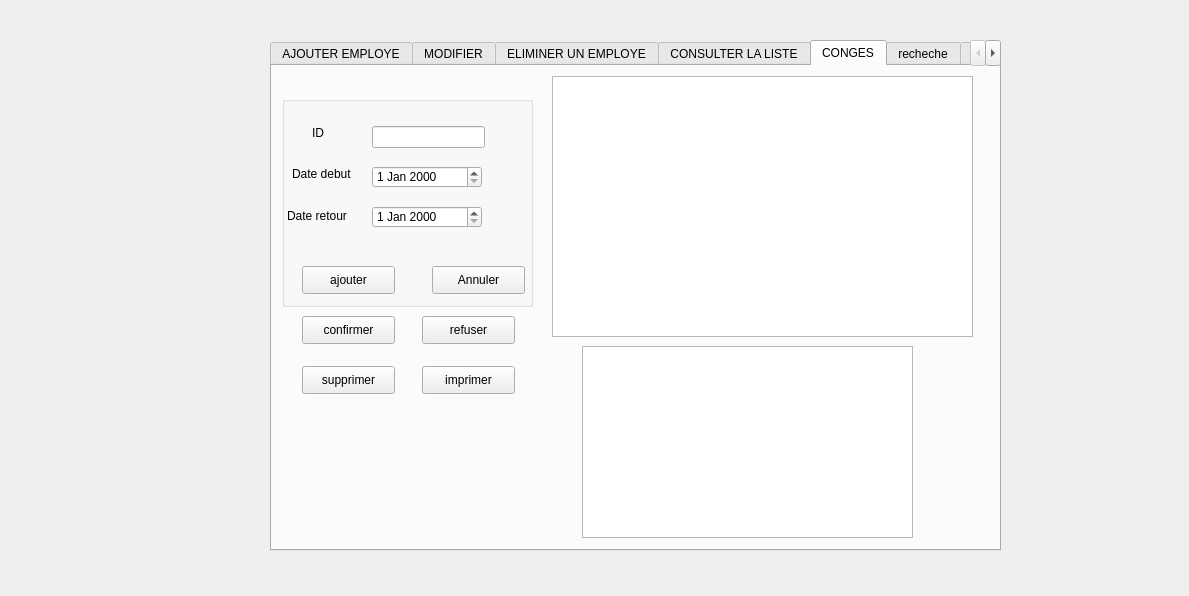
<?xml version="1.0" encoding="UTF-8"?>
<ui version="4.0">
 <class>MainWindow</class>
 <widget class="QMainWindow" name="MainWindow">
  <property name="geometry">
   <rect>
    <x>0</x>
    <y>0</y>
    <width>1189</width>
    <height>596</height>
   </rect>
  </property>
  <property name="windowTitle">
   <string>Gestion des employes</string>
  </property>
  <widget class="QWidget" name="employe">
   <widget class="QTabWidget" name="tabWidget">
    <property name="geometry">
     <rect>
      <x>270</x>
      <y>40</y>
      <width>731</width>
      <height>511</height>
     </rect>
    </property>
    <property name="currentIndex">
     <number>4</number>
    </property>
    <widget class="QWidget" name="AJOUTE">
     <attribute name="title">
      <string>AJOUTER EMPLOYE</string>
     </attribute>
     <widget class="QGroupBox" name="groupBox_5">
      <property name="geometry">
       <rect>
        <x>30</x>
        <y>30</y>
        <width>641</width>
        <height>421</height>
       </rect>
      </property>
      <property name="title">
       <string/>
      </property>
      <widget class="QLabel" name="ID_2">
       <property name="geometry">
        <rect>
         <x>10</x>
         <y>40</y>
         <width>47</width>
         <height>13</height>
        </rect>
       </property>
       <property name="text">
        <string>ID</string>
       </property>
      </widget>
      <widget class="QLabel" name="label_25">
       <property name="geometry">
        <rect>
         <x>10</x>
         <y>80</y>
         <width>47</width>
         <height>13</height>
        </rect>
       </property>
       <property name="text">
        <string>NOM</string>
       </property>
      </widget>
      <widget class="QLabel" name="label_26">
       <property name="geometry">
        <rect>
         <x>10</x>
         <y>120</y>
         <width>81</width>
         <height>16</height>
        </rect>
       </property>
       <property name="text">
        <string>PRENOM</string>
       </property>
      </widget>
      <widget class="QLineEdit" name="lineEdit">
       <property name="geometry">
        <rect>
         <x>140</x>
         <y>40</y>
         <width>113</width>
         <height>20</height>
        </rect>
       </property>
      </widget>
      <widget class="QLineEdit" name="lineEdit_2">
       <property name="geometry">
        <rect>
         <x>140</x>
         <y>80</y>
         <width>113</width>
         <height>20</height>
        </rect>
       </property>
      </widget>
      <widget class="QLineEdit" name="lineEdit_3">
       <property name="geometry">
        <rect>
         <x>140</x>
         <y>120</y>
         <width>113</width>
         <height>20</height>
        </rect>
       </property>
      </widget>
      <widget class="QLabel" name="label_27">
       <property name="geometry">
        <rect>
         <x>10</x>
         <y>190</y>
         <width>81</width>
         <height>16</height>
        </rect>
       </property>
       <property name="text">
        <string>DATE</string>
       </property>
      </widget>
      <widget class="QLabel" name="label_28">
       <property name="geometry">
        <rect>
         <x>10</x>
         <y>150</y>
         <width>81</width>
         <height>16</height>
        </rect>
       </property>
       <property name="text">
        <string>SALAIRE</string>
       </property>
      </widget>
      <widget class="QLineEdit" name="lineEdit_4">
       <property name="geometry">
        <rect>
         <x>140</x>
         <y>150</y>
         <width>113</width>
         <height>20</height>
        </rect>
       </property>
      </widget>
      <widget class="QDateEdit" name="dateEdit">
       <property name="geometry">
        <rect>
         <x>140</x>
         <y>190</y>
         <width>110</width>
         <height>22</height>
        </rect>
       </property>
      </widget>
      <widget class="QLabel" name="label_29">
       <property name="geometry">
        <rect>
         <x>10</x>
         <y>230</y>
         <width>81</width>
         <height>16</height>
        </rect>
       </property>
       <property name="text">
        <string>POSTE</string>
       </property>
      </widget>
      <widget class="QPushButton" name="pushButton_ajouter">
       <property name="geometry">
        <rect>
         <x>260</x>
         <y>290</y>
         <width>75</width>
         <height>23</height>
        </rect>
       </property>
       <property name="text">
        <string>Ajouter</string>
       </property>
      </widget>
      <widget class="QComboBox" name="poste_p">
       <property name="geometry">
        <rect>
         <x>150</x>
         <y>230</y>
         <width>121</width>
         <height>22</height>
        </rect>
       </property>
       <item>
        <property name="text">
         <string>chef</string>
        </property>
       </item>
       <item>
        <property name="text">
         <string>rs</string>
        </property>
       </item>
      </widget>
     </widget>
    </widget>
    <widget class="QWidget" name="tab_6">
     <attribute name="title">
      <string>MODIFIER</string>
     </attribute>
     <widget class="QGroupBox" name="groupBox_6">
      <property name="geometry">
       <rect>
        <x>60</x>
        <y>40</y>
        <width>641</width>
        <height>421</height>
       </rect>
      </property>
      <property name="title">
       <string/>
      </property>
      <widget class="QLabel" name="ID_3">
       <property name="geometry">
        <rect>
         <x>10</x>
         <y>40</y>
         <width>47</width>
         <height>13</height>
        </rect>
       </property>
       <property name="text">
        <string>ID</string>
       </property>
      </widget>
      <widget class="QLabel" name="label_30">
       <property name="geometry">
        <rect>
         <x>10</x>
         <y>80</y>
         <width>47</width>
         <height>13</height>
        </rect>
       </property>
       <property name="text">
        <string>NOM</string>
       </property>
      </widget>
      <widget class="QLabel" name="label_31">
       <property name="geometry">
        <rect>
         <x>10</x>
         <y>120</y>
         <width>81</width>
         <height>16</height>
        </rect>
       </property>
       <property name="text">
        <string>PRENOM</string>
       </property>
      </widget>
      <widget class="QLineEdit" name="lineEdit_11">
       <property name="geometry">
        <rect>
         <x>140</x>
         <y>40</y>
         <width>113</width>
         <height>20</height>
        </rect>
       </property>
      </widget>
      <widget class="QLineEdit" name="lineEdit_12">
       <property name="geometry">
        <rect>
         <x>140</x>
         <y>80</y>
         <width>113</width>
         <height>20</height>
        </rect>
       </property>
      </widget>
      <widget class="QLineEdit" name="lineEdit_13">
       <property name="geometry">
        <rect>
         <x>140</x>
         <y>120</y>
         <width>113</width>
         <height>20</height>
        </rect>
       </property>
      </widget>
      <widget class="QLabel" name="label_32">
       <property name="geometry">
        <rect>
         <x>10</x>
         <y>190</y>
         <width>81</width>
         <height>16</height>
        </rect>
       </property>
       <property name="text">
        <string>DATE</string>
       </property>
      </widget>
      <widget class="QLabel" name="label_33">
       <property name="geometry">
        <rect>
         <x>10</x>
         <y>150</y>
         <width>81</width>
         <height>16</height>
        </rect>
       </property>
       <property name="text">
        <string>SALAIRE</string>
       </property>
      </widget>
      <widget class="QLineEdit" name="lineEdit_14">
       <property name="geometry">
        <rect>
         <x>140</x>
         <y>150</y>
         <width>113</width>
         <height>20</height>
        </rect>
       </property>
      </widget>
      <widget class="QDateEdit" name="dateEdit_3">
       <property name="geometry">
        <rect>
         <x>140</x>
         <y>190</y>
         <width>110</width>
         <height>22</height>
        </rect>
       </property>
      </widget>
      <widget class="QLabel" name="label_34">
       <property name="geometry">
        <rect>
         <x>10</x>
         <y>230</y>
         <width>81</width>
         <height>16</height>
        </rect>
       </property>
       <property name="text">
        <string>POSTE</string>
       </property>
      </widget>
      <widget class="QPushButton" name="pushButton_modifier">
       <property name="geometry">
        <rect>
         <x>260</x>
         <y>290</y>
         <width>75</width>
         <height>23</height>
        </rect>
       </property>
       <property name="text">
        <string>Modifier</string>
       </property>
      </widget>
      <widget class="QComboBox" name="POSTE_p">
       <property name="geometry">
        <rect>
         <x>140</x>
         <y>230</y>
         <width>111</width>
         <height>22</height>
        </rect>
       </property>
       <item>
        <property name="text">
         <string>chef</string>
        </property>
       </item>
       <item>
        <property name="text">
         <string>RS</string>
        </property>
       </item>
      </widget>
     </widget>
    </widget>
    <widget class="QWidget" name="tab">
     <attribute name="title">
      <string>ELIMINER UN EMPLOYE</string>
     </attribute>
     <widget class="QGroupBox" name="groupBox_7">
      <property name="geometry">
       <rect>
        <x>30</x>
        <y>30</y>
        <width>641</width>
        <height>421</height>
       </rect>
      </property>
      <property name="title">
       <string/>
      </property>
      <widget class="QLabel" name="ID_4">
       <property name="geometry">
        <rect>
         <x>150</x>
         <y>120</y>
         <width>47</width>
         <height>13</height>
        </rect>
       </property>
       <property name="text">
        <string>ID</string>
       </property>
      </widget>
      <widget class="QLineEdit" name="lineEdit_16">
       <property name="geometry">
        <rect>
         <x>200</x>
         <y>120</y>
         <width>113</width>
         <height>20</height>
        </rect>
       </property>
      </widget>
      <widget class="QPushButton" name="pushButton_supprimer">
       <property name="geometry">
        <rect>
         <x>300</x>
         <y>190</y>
         <width>75</width>
         <height>23</height>
        </rect>
       </property>
       <property name="text">
        <string>Supprimer</string>
       </property>
      </widget>
     </widget>
    </widget>
    <widget class="QWidget" name="tab_2">
     <attribute name="title">
      <string>CONSULTER LA LISTE</string>
     </attribute>
     <widget class="QTableView" name="tableView">
      <property name="geometry">
       <rect>
        <x>45</x>
        <y>31</y>
        <width>641</width>
        <height>341</height>
       </rect>
      </property>
     </widget>
     <widget class="QPushButton" name="tri">
      <property name="geometry">
       <rect>
        <x>250</x>
        <y>410</y>
        <width>93</width>
        <height>28</height>
       </rect>
      </property>
      <property name="text">
       <string>tri</string>
      </property>
     </widget>
     <widget class="QPushButton" name="recherche">
      <property name="geometry">
       <rect>
        <x>400</x>
        <y>410</y>
        <width>93</width>
        <height>28</height>
       </rect>
      </property>
      <property name="text">
       <string>Recherche</string>
      </property>
     </widget>
     <widget class="QLineEdit" name="lineEdit_6">
      <property name="geometry">
       <rect>
        <x>390</x>
        <y>380</y>
        <width>113</width>
        <height>22</height>
       </rect>
      </property>
     </widget>
    </widget>
    <widget class="QWidget" name="tab_3">
     <attribute name="title">
      <string>CONGES</string>
     </attribute>
     <widget class="QGroupBox" name="groupBox">
      <property name="geometry">
       <rect>
        <x>10</x>
        <y>30</y>
        <width>251</width>
        <height>211</height>
       </rect>
      </property>
      <property name="title">
       <string/>
      </property>
      <widget class="QLabel" name="ID_5">
       <property name="geometry">
        <rect>
         <x>30</x>
         <y>30</y>
         <width>47</width>
         <height>13</height>
        </rect>
       </property>
       <property name="text">
        <string>ID</string>
       </property>
      </widget>
      <widget class="QLineEdit" name="lineEdit_5">
       <property name="geometry">
        <rect>
         <x>90</x>
         <y>30</y>
         <width>113</width>
         <height>22</height>
        </rect>
       </property>
      </widget>
      <widget class="QDateEdit" name="dateEdit_2">
       <property name="geometry">
        <rect>
         <x>90</x>
         <y>70</y>
         <width>110</width>
         <height>22</height>
        </rect>
       </property>
      </widget>
      <widget class="QDateEdit" name="dateEdit_4">
       <property name="geometry">
        <rect>
         <x>90</x>
         <y>110</y>
         <width>110</width>
         <height>22</height>
        </rect>
       </property>
      </widget>
      <widget class="QLabel" name="label_2">
       <property name="geometry">
        <rect>
         <x>10</x>
         <y>70</y>
         <width>71</width>
         <height>16</height>
        </rect>
       </property>
       <property name="text">
        <string>Date debut</string>
       </property>
      </widget>
      <widget class="QLabel" name="label_3">
       <property name="geometry">
        <rect>
         <x>5</x>
         <y>110</y>
         <width>71</width>
         <height>20</height>
        </rect>
       </property>
       <property name="text">
        <string>Date retour</string>
       </property>
      </widget>
      <widget class="QPushButton" name="pushButton_4">
       <property name="geometry">
        <rect>
         <x>150</x>
         <y>170</y>
         <width>93</width>
         <height>28</height>
        </rect>
       </property>
       <property name="text">
        <string>Annuler</string>
       </property>
      </widget>
      <widget class="QPushButton" name="pushButton_3">
       <property name="geometry">
        <rect>
         <x>20</x>
         <y>170</y>
         <width>93</width>
         <height>28</height>
        </rect>
       </property>
       <property name="text">
        <string>ajouter</string>
       </property>
      </widget>
     </widget>
     <widget class="QTableView" name="tableView_2">
      <property name="geometry">
       <rect>
        <x>280</x>
        <y>10</y>
        <width>421</width>
        <height>261</height>
       </rect>
      </property>
     </widget>
     <widget class="QPushButton" name="confirmer">
      <property name="geometry">
       <rect>
        <x>30</x>
        <y>250</y>
        <width>93</width>
        <height>28</height>
       </rect>
      </property>
      <property name="text">
       <string>confirmer</string>
      </property>
     </widget>
     <widget class="QPushButton" name="pushButton_2">
      <property name="geometry">
       <rect>
        <x>150</x>
        <y>250</y>
        <width>93</width>
        <height>28</height>
       </rect>
      </property>
      <property name="text">
       <string>refuser</string>
      </property>
     </widget>
     <widget class="QPushButton" name="pushButton_22">
      <property name="geometry">
       <rect>
        <x>150</x>
        <y>300</y>
        <width>93</width>
        <height>28</height>
       </rect>
      </property>
      <property name="text">
       <string>imprimer</string>
      </property>
     </widget>
     <widget class="QPushButton" name="supp">
      <property name="geometry">
       <rect>
        <x>30</x>
        <y>300</y>
        <width>93</width>
        <height>28</height>
       </rect>
      </property>
      <property name="text">
       <string>supprimer</string>
      </property>
     </widget>
     <widget class="QTableView" name="tableView_3">
      <property name="geometry">
       <rect>
        <x>310</x>
        <y>280</y>
        <width>331</width>
        <height>192</height>
       </rect>
      </property>
     </widget>
    </widget>
    <widget class="QWidget" name="tab_4">
     <attribute name="title">
      <string>recheche</string>
     </attribute>
    </widget>
    <widget class="QWidget" name="tab_5">
     <attribute name="title">
      <string>Page</string>
     </attribute>
    </widget>
   </widget>
   <widget class="QLabel" name="label">
    <property name="geometry">
     <rect>
      <x>120</x>
      <y>40</y>
      <width>181</width>
      <height>531</height>
     </rect>
    </property>
    <property name="text">
     <string/>
    </property>
    <property name="pixmap">
     <pixmap>../../../OneDrive/Bureau/Capture d’écran 2023-11-01 174534.png</pixmap>
    </property>
   </widget>
  </widget>
 </widget>
 <layoutdefault spacing="6" margin="11"/>
 <resources/>
 <connections/>
</ui>
